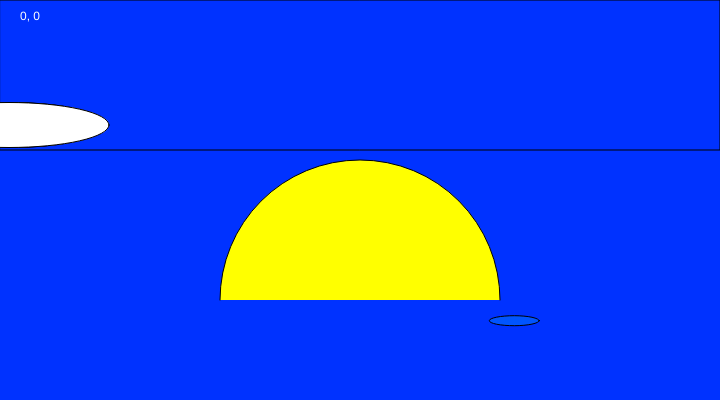
Frame 1 (no input)
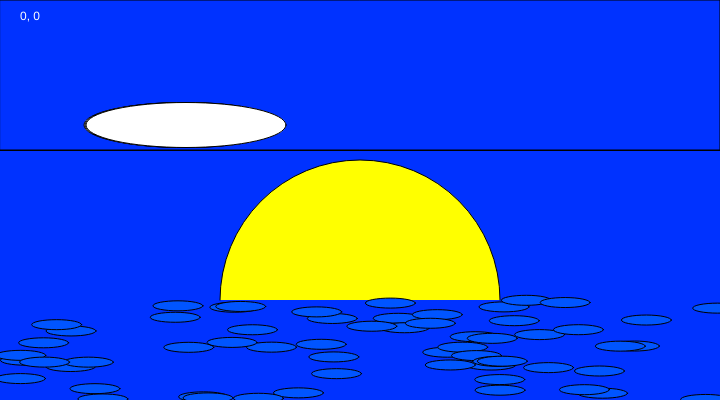
Frame 60 (no input)
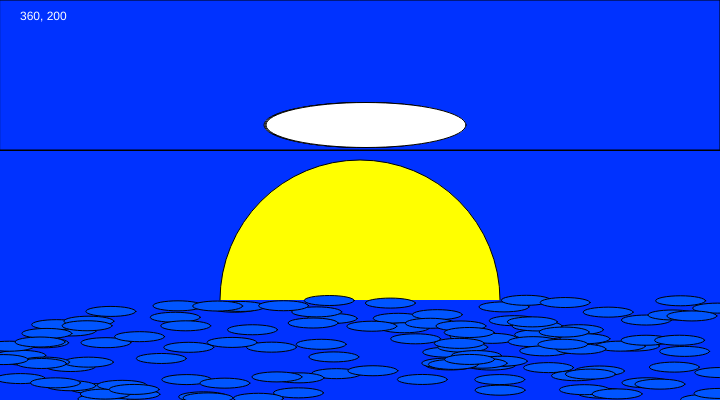
Frame 120 (the mouse pressed at the canvas centre since frame 60)

The p5.js sketch that drew these frames (run headless with seeded random() and noise() and a simulated clock; from frame 60 on, the mouse is pressed at the canvas centre):

// p5.js sketch
// ── sketch.js
let x = 7;
let y = 7;
function setup() {
// Sets the screen to be 720 pixels wide and 400 pixels high
  createCanvas(720, 400);
  background(0,50,255);
  //noStroke();
  
  //This is used to generate the sun
  fill(255,255,0);
  arc(360, 300, 280, 280, PI, TWO_PI);
  //This is used to generate the clouds


}

function draw() {
  fill(0,50,255)
  rect(0,0,720,150);
  fill(255);
  for(let i=0; i<3; i++){
      ellipse(x,125,200,45);
      x+=1;
  }
  fill(255);
  text(mouseX + ', ' + mouseY,20,20);

  fill(0,85,255);
  ellipse(random(0,720),random(300,400),50,10);
}
